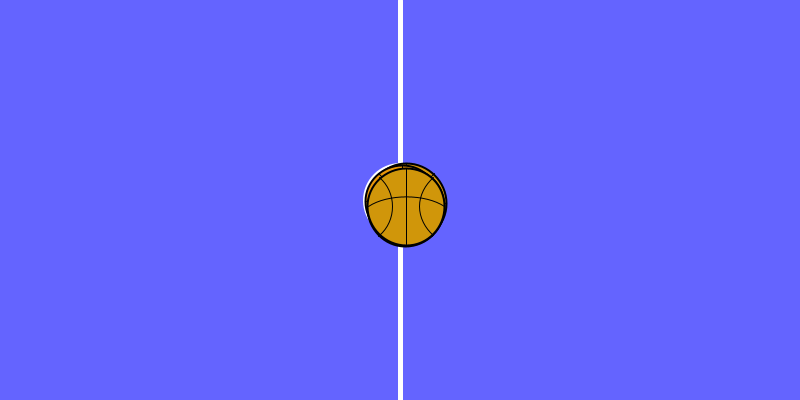
Frame 1 (no input)
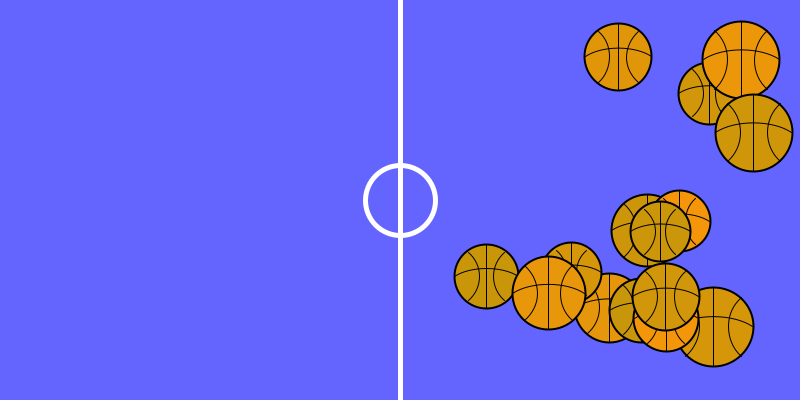
Frame 60 (the mouse pressed at the canvas centre just before this capture)
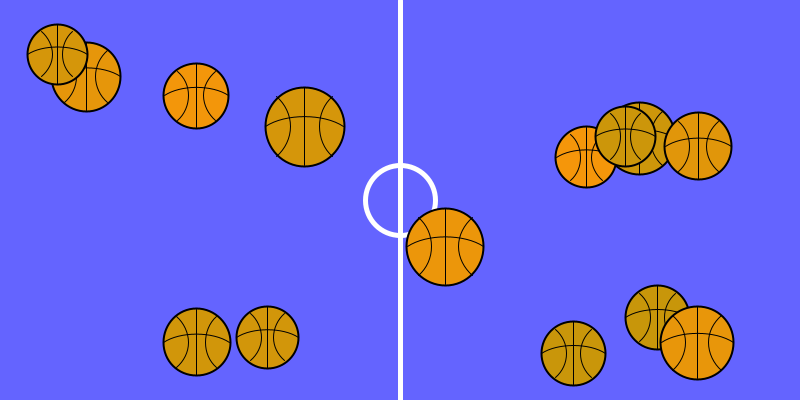
Frame 120 (the mouse held since frame 60 and released just before this capture)

The Processing sketch that drew these frames (run headless with seeded random() and noise(); from frame 60 on, the mouse is pressed at the canvas centre):

// Processing sketch: processing_169535
// ── processing_169535.pde

//Variables

int num_pelotas = 15;
int [] size = new int [num_pelotas];

float [] posicionX = new float [num_pelotas];
float [] posicionY = new float [num_pelotas];
float [] velocidadX = new float [num_pelotas];
float [] velocidadY = new float [num_pelotas];

color [] color_pelota = new int [num_pelotas];


//Inicio Set Up

void setup ()
{
  size(800,400);
  for(int i=0; i<num_pelotas; i++)
  {
    posicionX [i] = width/2;
    posicionY [i] = height/2;
    velocidadX [i] = random(1,10);
    velocidadY [i] = random(1,10);
    int z = int(random(60,80));
    size[i] = z;
    color_pelota [i] = color (int(random(200,255)), 150, 10);
  }
}

//Inicio Drawing

void draw ()
{
  background (100,100,255);
  strokeWeight (5);
  stroke (255);
  ellipse (width/2, height/2, 70, 70);
  line (width/2, 0, width/2, height);
  stroke(0);
  
  for (int i=0; i<num_pelotas; i++)
  {
    posiciones (i);
    limites_XY (i);
    personaje (i);
  }
}

//Modificación velocidad y posiciones

void posiciones (int _i)
{
  posicionX [_i] += velocidadX [_i];
  posicionY [_i] += velocidadY [_i];
}
  
  
//Límites del canvas
  void limites_XY (int _i)
  {
  if((posicionX [_i] < size[_i]/2) || (posicionX [_i] > width-size[_i]/2))
  {
    velocidadX [_i] = -velocidadX [_i];
  }
  
  if ((posicionY [_i] < size[_i]/2) || (posicionY [_i] > height-size[_i]/2))
  {
    velocidadY [_i] = -velocidadY [_i];
  }
  }



//Dibujo de la pelota de basquet
  void personaje (int _i)
  {
  fill(color_pelota[_i]);
  strokeWeight (2);
  smooth();
  ellipse (posicionX[_i], posicionY[_i], size[_i], size[_i]);
  noFill();
  strokeWeight (1);
  curve (posicionX[_i]-size[_i], posicionY[_i]+size[_i], posicionX[_i]-size[_i]/2,posicionY[_i], posicionX[_i]+size[_i]/2, posicionY[_i], posicionX[_i]+size[_i], posicionY[_i]+size[_i]);
  line (posicionX[_i], posicionY[_i]-size[_i]/2, posicionX[_i], posicionY[_i]+size[_i]/2);
  arc (posicionX[_i]-size[_i]+25, posicionY[_i], size[_i], size[_i], -0.856, 0.856);
  arc (posicionX[_i]+size[_i]-25, posicionY[_i], size[_i], size[_i], 2.284, 3.996);
  }
  
  
  //Inicio Mouse Pressed
  void mousePressed(){  //al hacer click se borra una pelota.
  if(num_pelotas > 0){
    num_pelotas = num_pelotas-1;
  }
  if(num_pelotas == 0){
  num_pelotas = 7; 
  }
}
